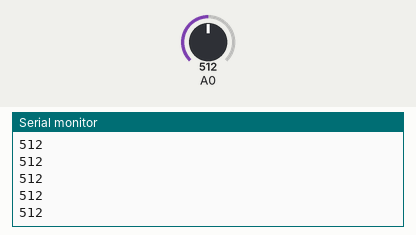
Bench run of a sketch on a simulated Arduino MKR. On the bench: the last lines printed to the serial monitor. Inputs (shaded band) come from the test bench; at power-on: A0 = 512. WiFi joins after 1.5 s; servers stay silent unless stated.

Above: at 7.7 s.
7.8 s: A0 set to 716
At 7.89 s:
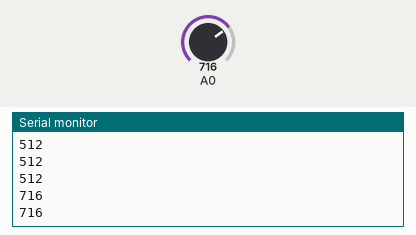
9.3 s: A0 set to 900
At 9.32 s:
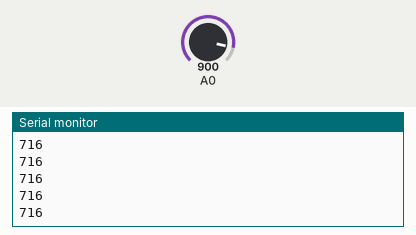
Timing chart, 0 to 12.3 s (numbered marks = the images above; inputs shaded):
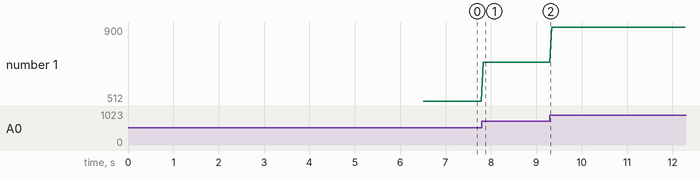

The sketch:

audio_json_post_test.ino
```cpp
#include <SPI.h>
#include <WiFiNINA.h>
#include <ArduinoBLE.h>
#include <ArduinoJson.h>
#include <Thread.h>
#include <ThreadController.h>

//setting thread
ThreadController controll = ThreadController();
Thread sensor_thread = Thread();

//setting ssid, password
char ssid[] = "DfXLabPros_2.4G";
char pass[] = "thdtnrms1!";
int keyIndex = 0;

//setting status
int status = WL_IDLE_STATUS;

//api server address
char server[] = "192.168.45.13";

//audio settings
const int sampleWindow = 47;
unsigned int sample;
int sample_rate = 0;


WiFiClient client;
String sensor_type;
int sensor_data;

//json생성
DynamicJsonBuffer jsonBuffer(200);
JsonObject& root = jsonBuffer.createObject();
JsonArray& data = root.createNestedArray("data");
String jsondata = "";

void sensorCallback(){

  unsigned int peakToPeak = 0;   // peak-to-peak level

  unsigned int signalMax = 0;
  unsigned int signalMin = 1024;

  sample = analogRead(0);
  Serial.println(sample);

  data.add(sample);

  sample_rate += 1;

  if (sample_rate == 16000){
    root.printTo(jsondata);

    /*
    Serial.println("\nStarting connection to server...");
    if (client.connect(server, 80)) {
      Serial.println("connected to server");
      client.println("POST /api/get_sensor_data HTTP/1.1");
      client.println("Host: ArduinoNanoIoT33");
      client.println("Content-Type: application/json");
      //client.println("Content-Type: application/x-www-form-urlencoded");
      client.print("Content-Length: ");
      client.println(jsondata.length());
      client.println();
      client.print(jsondata);
      client.println();

      Serial.println("[Sended Data]");
      Serial.println(jsondata);
    }

    while (client.available()) {
      char c = client.read();
      Serial.write(c);
    }

    if (!client.connected()) {
      Serial.println();
      Serial.println("disconnecting from server.");
      client.stop();
    }*/

    Serial.print(jsondata);

    sample_rate = 0;
    jsondata = "";

  }
}

void setup() {
  Serial.begin(9600);

  //wifi module initiation
  if (WiFi.status() == WL_NO_MODULE) {
    Serial.println("Communication with WiFi module failed!");
    // don't continue
    while (true);
  }

  //if wifi is connected
  while (status != WL_CONNECTED) {
    Serial.print("Attempting to connect to SSID: ");
    Serial.println(ssid);
    status = WiFi.begin(ssid, pass);

    delay(5000);
  }
  Serial.println("Connected to wifi");
  printWifiStatus();

  sensor_type = "SENSOR_TYPE";
  sensor_data = 30;

  //thread setup
  sensor_thread.onRun(sensorCallback);
  sensor_thread.setInterval(47);

  controll.add(&sensor_thread);
}

void loop() {
  controll.run();
}

void printWifiStatus() {
  Serial.print("SSID: ");
  Serial.println(WiFi.SSID());

  IPAddress ip = WiFi.localIP();
  Serial.print("IP Address: ");
  Serial.println(ip);
}
```

Measured:
- after the input at 7.8 s, the serial monitor: prints a new line at once (image 1)
- plotted number 1: 512 → 716 after the input at 7.8 s, 716 → 900 after the input at 9.3 s
